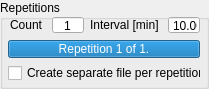
                    <widget class="QGroupBox" name="repetitions">
                     <property name="enabled">
                      <bool>true</bool>
                     </property>
                     <property name="geometry">
                      <rect>
                       <x>8</x>
                       <y>420</y>
                       <width>209</width>
                       <height>89</height>
                      </rect>
                     </property>
                     <property name="title">
                      <string>Repetitions</string>
                     </property>
                     <widget class="QLabel" name="repetitionCount_label">
                      <property name="geometry">
                       <rect>
                        <x>10</x>
                        <y>16</y>
                        <width>32</width>
                        <height>18</height>
                       </rect>
                      </property>
                      <property name="text">
                       <string>Count</string>
                      </property>
                      <property name="alignment">
                       <set>Qt::AlignmentFlag::AlignLeading|Qt::AlignmentFlag::AlignLeft|Qt::AlignmentFlag::AlignVCenter</set>
                      </property>
                     </widget>
                     <widget class="QLabel" name="repetitionInterval_label">
                      <property name="geometry">
                       <rect>
                        <x>90</x>
                        <y>16</y>
                        <width>72</width>
                        <height>18</height>
                       </rect>
                      </property>
                      <property name="text">
                       <string>Interval [min]</string>
                      </property>
                      <property name="alignment">
                       <set>Qt::AlignmentFlag::AlignLeading|Qt::AlignmentFlag::AlignLeft|Qt::AlignmentFlag::AlignVCenter</set>
                      </property>
                     </widget>
                     <widget class="QProgressBar" name="repetitionProgress">
                      <property name="geometry">
                       <rect>
                        <x>8</x>
                        <y>40</y>
                        <width>192</width>
                        <height>18</height>
                       </rect>
                      </property>
                      <property name="value">
                       <number>100</number>
                      </property>
                      <property name="alignment">
                       <set>Qt::AlignmentFlag::AlignCenter</set>
                      </property>
                      <property name="format">
                       <string extracomment="Test">Repetition 1 of 1.</string>
                      </property>
                     </widget>
                     <widget class="QSpinBox" name="repetitionCount">
                      <property name="geometry">
                       <rect>
                        <x>52</x>
                        <y>16</y>
                        <width>32</width>
                        <height>18</height>
                       </rect>
                      </property>
                      <property name="alignment">
                       <set>Qt::AlignmentFlag::AlignCenter</set>
                      </property>
                      <property name="buttonSymbols">
                       <enum>QAbstractSpinBox::ButtonSymbols::NoButtons</enum>
                      </property>
                      <property name="minimum">
                       <number>1</number>
                      </property>
                      <property name="maximum">
                       <number>100</number>
                      </property>
                     </widget>
                     <widget class="QDoubleSpinBox" name="repetitionInterval">
                      <property name="geometry">
                       <rect>
                        <x>168</x>
                        <y>16</y>
                        <width>32</width>
                        <height>18</height>
                       </rect>
                      </property>
                      <property name="locale">
                       <locale language="English" country="UnitedStates"/>
                      </property>
                      <property name="alignment">
                       <set>Qt::AlignmentFlag::AlignCenter</set>
                      </property>
                      <property name="buttonSymbols">
                       <enum>QAbstractSpinBox::ButtonSymbols::NoButtons</enum>
                      </property>
                      <property name="decimals">
                       <number>2</number>
                      </property>
                      <property name="value">
                       <double>10.000000000000000</double>
                      </property>
                     </widget>
                     <widget class="QCheckBox" name="repetitionNewFile">
                      <property name="enabled">
                       <bool>true</bool>
                      </property>
                      <property name="geometry">
                       <rect>
                        <x>8</x>
                        <y>64</y>
                        <width>193</width>
                        <height>18</height>
                       </rect>
                      </property>
                      <property name="text">
                       <string>Create separate file per repetition</string>
                      </property>
                      <property name="checked">
                       <bool>false</bool>
                      </property>
                     </widget>
                    </widget>
